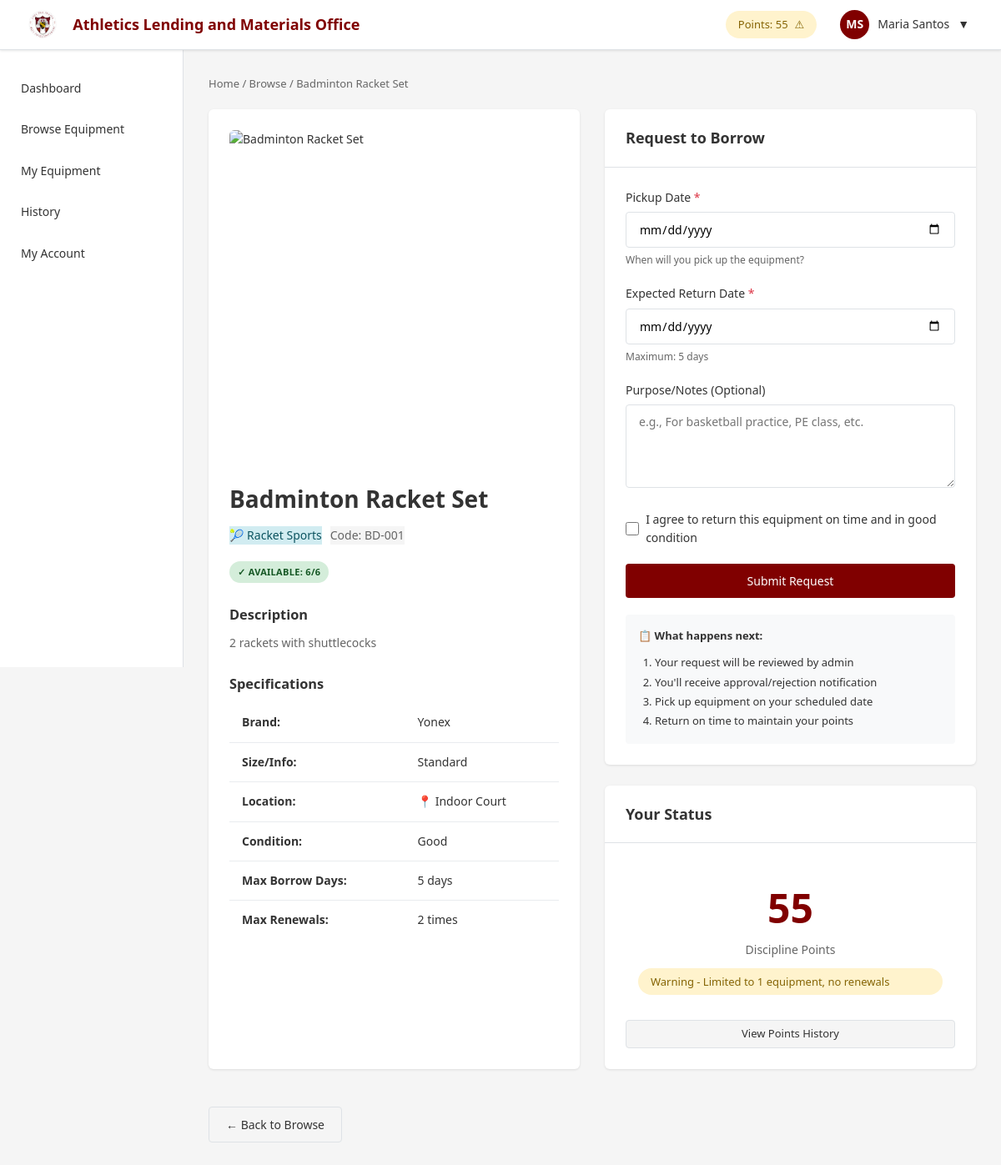
The app's page /student/details.php?id=5 (signed in) with its own data.
### tables this page shows
CREATE TABLE `equipment` (
  `equipment_id` int(11) NOT NULL,
  `code` varchar(20) NOT NULL,
  `name` varchar(100) NOT NULL,
  `category_id` int(11) NOT NULL,
  `description` text DEFAULT NULL,
  `brand` varchar(50) DEFAULT NULL,
  `size_info` varchar(50) DEFAULT NULL,
  `image` varchar(255) DEFAULT 'default.png',
  `quantity_total` int(11) NOT NULL DEFAULT 1,
  `quantity_available` int(11) NOT NULL DEFAULT 1,
  `location` varchar(100) NOT NULL,
  `condition_status` enum('excellent','good','fair','maintenance') DEFAULT 'good',
  `max_borrow_days` int(11) DEFAULT 7,
  `max_renewals` int(11) DEFAULT 2,
  `min_points_required` int(11) DEFAULT 0,
  `is_active` tinyint(1) DEFAULT 1,
  `notes` text DEFAULT NULL,
  `created_at` timestamp NOT NULL DEFAULT current_timestamp(),
  `updated_at` timestamp NOT NULL DEFAULT current_timestamp() ON UPDATE current_timestamp()
);

CREATE TABLE `categories` (
  `category_id` int(11) NOT NULL,
  `name` varchar(50) NOT NULL,
  `description` text DEFAULT NULL,
  `icon` varchar(50) DEFAULT NULL,
  `display_order` int(11) DEFAULT 0,
  `is_active` tinyint(1) DEFAULT 1
);

### includes/functions.php (called while the page is built, shortened)
<?php
function getActiveLoansCount($pdo, $user_id) {
    $stmt = $pdo->prepare("
        SELECT COUNT(*) FROM loans
        WHERE user_id = ? AND status IN ('active', 'overdue')
    ");
    $stmt->execute([$user_id]);
    return (int)$stmt->fetchColumn();
}
function canUserBorrow($pdo, $user_id, $equipment_id) {
    $stmt = $pdo->prepare("SELECT points, points_status, status FROM users WHERE user_id = ?");
    $stmt->execute([$user_id]);
    $user = $stmt->fetch();
    $stmt = $pdo->prepare("
        SELECT min_points_required, quantity_available
        FROM equipment
        WHERE equipment_id = ? AND is_active = 1
    ");
    $stmt->execute([$equipment_id]);
    $equipment = $stmt->fetch();
    if ($user['points_status'] == 'warning') {
        $active_count = getActiveLoansCount($pdo, $user_id);
    }
    return ['can_borrow' => true, 'reason' => ''];
}
?>

### config/points_system.php (called while the page is built, shortened)
<?php
function getPointsStatusMessage($status) {
    $messages = [
        'good' => 'Good Standing - Full borrowing privileges',
        'warning' => 'Warning - Limited to 1 equipment, no renewals',
        'restricted' => 'Restricted - Please visit Athletics Office'
    ];
    return $messages[$status] ?? '';
}
?>

### student/details.php (the view, shortened to what this page needs)
<?php
require_once '../config/database.php';
require_once '../config/points_system.php';
require_once '../includes/functions.php';
$user_id = $_SESSION['user_id'];
$equipment_id = isset($_GET['id']) ? (int)$_GET['id'] : 0;
$stmt = $pdo->prepare("
    SELECT e.*, c.name as category_name, c.icon as category_icon
    FROM equipment e
    JOIN categories c ON e.category_id = c.category_id
    WHERE e.equipment_id = ? AND e.is_active = 1
");
$stmt->execute([$equipment_id]);
$equipment = $stmt->fetch();
$borrow_check = canUserBorrow($pdo, $user_id, $equipment_id);
$stmt = $pdo->prepare("
    SELECT * FROM requests
    WHERE user_id = ? AND equipment_id = ? AND status = 'pending'
");
$stmt->execute([$user_id, $equipment_id]);
$pending_request = $stmt->fetch();
$page_title = htmlspecialchars($equipment['name']);
?>
<!DOCTYPE html>
<html lang="en">
<head>
    <link rel="stylesheet" href="../assets/css/style.css">
</head>
<body>
    <?php include '../includes/header.php'; ?>
    <?php include '../includes/nav.php'; ?>
    <div class="main-content">
        <div class="breadcrumb">
            <a href="dashboard.php">Home</a> / <a href="browse.php">Browse</a> / <?php echo $page_title; ?>
        </div>
        <div style="display: grid; grid-template-columns: 1fr 1fr; gap: 30px; margin-top: 20px;">
            <div class="card">
                <div class="card-body">
                    <img src="../assets/images/equipment/<?php echo htmlspecialchars($equipment['image']); ?>"
                         alt="<?php echo htmlspecialchars($equipment['name']); ?>"
                         style="width: 100%; height: 400px; object-fit: cover; border-radius: 6px; margin-bottom: 20px;"
                         onerror="this.src='../assets/images/default.png'">
                    <h1 style="font-size: 28px; margin-bottom: 10px;"><?php echo htmlspecialchars($equipment['name']); ?></h1>
                    <div style="display: flex; gap: 10px; margin-bottom: 15px;">
                        <span class="badge-info"><?php echo $equipment['category_icon']; ?> <?php echo $equipment['category_name']; ?></span>
                        <span class="badge-secondary">Code: <?php echo htmlspecialchars($equipment['code']); ?></span>
                    </div>
                    <div style="margin: 20px 0;">
                        <?php if ($equipment['quantity_available'] > 0): ?>
                            <span class="status-badge available">
                                ✓ Available: <?php echo $equipment['quantity_available']; ?>/<?php echo $equipment['quantity_total']; ?>
                            </span>
                        <?php else: ?>
                            <span class="status-badge unavailable">✗ Currently Unavailable</span>
                        <?php endif; ?>
                    </div>
                    <h3 style="margin-top: 25px; margin-bottom: 10px;">Description</h3>
                    <p style="line-height: 1.6; color: #666;">
                        <?php echo nl2br(htmlspecialchars($equipment['description'] ?: 'No description available.')); ?>
                    </p>
                    <h3 style="margin-top: 25px; margin-bottom: 10px;">Specifications</h3>
                    <table class="table">
                        <tr>
                            <td><strong>Brand:</strong></td>
                            <td><?php echo htmlspecialchars($equipment['brand'] ?: 'N/A'); ?></td>
                        </tr>
                        <tr>
                            <td><strong>Size/Info:</strong></td>
                            <td><?php echo htmlspecialchars($equipment['size_info'] ?: 'N/A'); ?></td>
                        </tr>
                        <tr>
                            <td><strong>Location:</strong></td>
                            <td>📍 <?php echo htmlspecialchars($equipment['location']); ?></td>
                        </tr>
                        <tr>
                            <td><strong>Condition:</strong></td>
                            <td><?php echo ucfirst($equipment['condition_status']); ?></td>
                        </tr>
                        <tr>
                            <td><strong>Max Borrow Days:</strong></td>
                            <td><?php echo $equipment['max_borrow_days']; ?> days</td>
                        </tr>
                        <tr>
                            <td><strong>Max Renewals:</strong></td>
                            <td><?php echo $equipment['max_renewals']; ?> times</td>
                        </tr>
                    </table>
                </div>
            </div>
            <div>
                <div class="card">
                    <div class="card-header">
                        <h2 class="card-title">Request to Borrow</h2>
                    </div>
                    <div class="card-body">
                        <?php if ($pending_request): ?>
                            <div class="alert alert-info">
                                <strong>Pending Request</strong><br>
                                You already have a pending request for this equipment.<br>
                                Requested on: <?php echo formatDateTime($pending_request['request_date']); ?>
                            </div>
                            <a href="my-equipment.php" class="btn btn-secondary btn-block">View My Requests</a>
                        <?php else: ?>
                            <form method="POST" action="../actions/request-equipment.php" data-validate>
                                <div class="form-group">
                                    <label class="form-label required">Pickup Date</label>
                                    <input type="date"
                                           id="pickup-date"
                                           name="pickup_date"
                                           class="form-control"
                                           data-max-days="<?php echo $equipment['max_borrow_days']; ?>"
                                           required>
                                    <span class="form-text">When will you pick up the equipment?</span>
                                </div>
                                <div class="form-group">
                                    <label class="form-label required">Expected Return Date</label>
                                    <input type="date"
                                           id="return-date"
                                           name="expected_return_date"
                                           class="form-control"
                                           required>
                                    <span class="form-text">Maximum: <?php echo $equipment['max_borrow_days']; ?> days</span>
                                </div>
                                <div class="form-group">
                                    <label class="form-label">Purpose/Notes (Optional)</label>
                                    <textarea name="student_notes"
                                              class="form-control"
                                              rows="3"
                                              placeholder="e.g., For basketball practice, PE class, etc."></textarea>
                                </div>
                                <div class="form-group">
                                    <div class="checkbox-group">
                                        <input type="checkbox" id="agreement-checkbox" required>
                                        <label for="agreement-checkbox">
                                            I agree to return this equipment on time and in good condition
                                        </label>
                                    </div>
                                </div>
                                <button type="submit" class="btn btn-primary btn-block">
                                    Submit Request
                                </button>
                            </form>
                            <div style="margin-top: 20px; padding: 15px; background: #f8f9fa; border-radius: 4px; font-size: 13px;">
                                <strong>📋 What happens next:</strong>
                                <ol style="margin: 10px 0 0 20px; line-height: 1.8;">
                                    <li>Your request will be reviewed by admin</li>
                                    <li>You'll receive approval/rejection notification</li>
                                    <li>Pick up equipment on your scheduled date</li>
                                    <li>Return on time to maintain your points</li>
                                </ol>
                            </div>
                        <?php endif; ?>
                    </div>
                </div>
                <div class="card" style="margin-top: 20px;">
                    <div class="card-header">
                        <h3 class="card-title">Your Status</h3>
                    </div>
                    <div class="card-body">
                        <div style="text-align: center; padding: 15px;">
                            <div style="font-size: 48px; font-weight: bold; color: var(--hau-maroon);">
                                <?php echo $_SESSION['points']; ?>
                            </div>
                            <div style="font-size: 14px; color: #666; margin-bottom: 10px;">Discipline Points</div>
                            <span class="points-badge <?php echo 'status-' . $_SESSION['points_status']; ?>">
                                <?php echo getPointsStatusMessage($_SESSION['points_status']); ?>
                            </span>
                        </div>
                        <a href="account.php" class="btn btn-secondary btn-sm btn-block" style="margin-top: 15px;">
                            View Points History
                        </a>
                    </div>
                </div>
            </div>
        </div>
        <div style="margin-top: 20px;">
            <a href="browse.php" class="btn btn-secondary">← Back to Browse</a>
        </div>
    </div>
</body>
</html>

### records on screen
equipment: name "Badminton Racket Set", category.icon "🎾", category.name "Racket Sports", code "BD-001", quantity_available "6", quantity_total "6", description "2 rackets with shuttlecocks", brand "Yonex", size_info "Standard", location "Indoor Court", condition_status "Good", max_borrow_days "5", max_renewals "2"

### other values on screen
SITE_NAME "Athletics Lending and Materials Office"
$_SESSION['points'] "55"
getPointsStatusIcon($_SESSION['points_status']) "⚠"
$user_initials "MS"
$_SESSION['first_name'] . ' ' . $_SESSION['last_name'] "Maria Santos"
getPointsStatusMessage($_SESSION['points_status']) "Warning - Limited to 1 equipment, no renewals"
